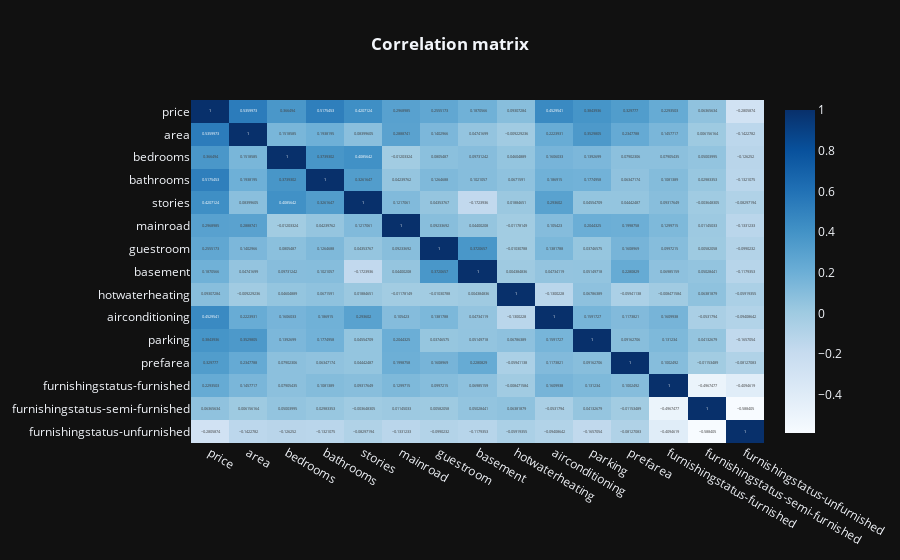

Notebook code for this chart:
### Code cell
fig=px.imshow(df.corr(),text_auto=True, template='plotly_dark', color_continuous_scale=px.colors.sequential.Blues, aspect='auto',title='<b>Correlation matrix')
fig.update_layout(title_x=0.5)
fig.show()

### Figure 1 — Plotly figure (JSON) as saved in the notebook; plotly's stock layout.template omitted (floating-point values rounded to 4 significant figures; data arrays with more than 128 entries replaced by an {"elided": "..."} marker saying what was removed)
{"data": [{"coloraxis": "coloraxis", "hovertemplate": "x: %{x}<br>y: %{y}<br>color: %{z}<extra></extra>", "name": "0", "texttemplate": "%{z}", "type": "heatmap", "x": ["price", "area", "bedrooms", "bathrooms", "stories", "mainroad", "guestroom", "basement", "hotwaterheating", "airconditioning", "parking", "prefarea", "furnishingstatus-furnished", "furnishingstatus-semi-furnished", "furnishingstatus-unfurnished"], "xaxis": "x", "y": ["price", "area", "bedrooms", "bathrooms", "stories", "mainroad", "guestroom", "basement", "hotwaterheating", "airconditioning", "parking", "prefarea", "furnishingstatus-furnished", "furnishingstatus-semi-furnished", "furnishingstatus-unfurnished"], "yaxis": "y", "z": {"elided": "15x15 float values"}}], "layout": {"coloraxis": {"colorscale": [[0, "rgb(247,251,255)"], [0.125, "rgb(222,235,247)"], [0.25, "rgb(198,219,239)"], [0.375, "rgb(158,202,225)"], [0.5, "rgb(107,174,214)"], [0.625, "rgb(66,146,198)"], [0.75, "rgb(33,113,181)"], [0.875, "rgb(8,81,156)"], [1, "rgb(8,48,107)"]]}, "title": {"text": "<b>Correlation matrix", "x": 0.5}, "xaxis": {"anchor": "y", "domain": [0, 1]}, "yaxis": {"anchor": "x", "autorange": "reversed", "domain": [0, 1]}}}
